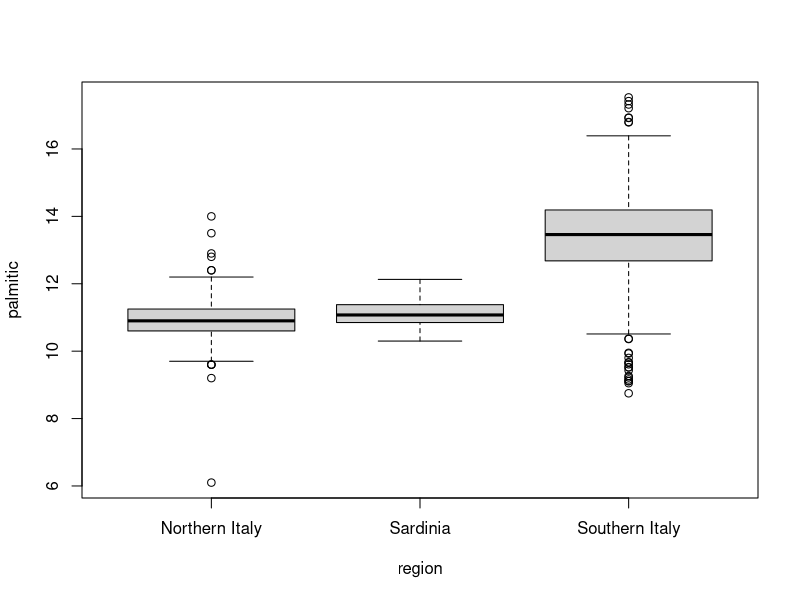

Reproduce this figure in R.
library(dslabs)
data(olive)
head(olive)

#plot(olive$palmitic, olive$palmitoleic)
#hist(olive$eicosenoic)
boxplot(palmitic~region, data = olive)
